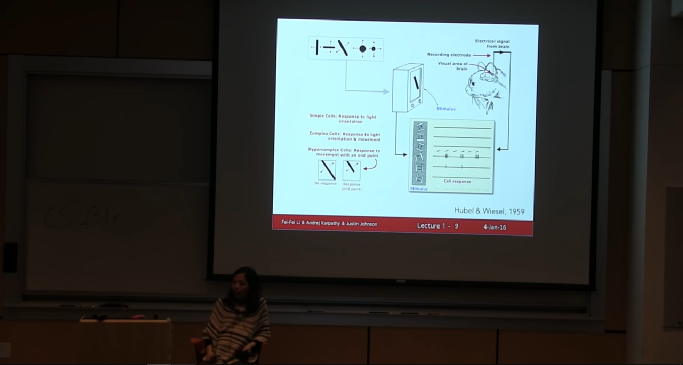
#> input picture pics/fei_fei_the_queen.png, 1365 x 729 px (shown at 1/2 size)
$ python -i methods.py   (imports and definitions only)   (older library calls are emulated)
#> lines starting #> are read from the running program, lines starting #| are printed output that depends on the picture; after the words box and inside, x2 and y2 are one past the last pixel; in counts of white or black regions, pixels touching at a corner belong together
#> further down, picture is the input picture: shape (729, 1365, 3); mean B, G, R 65.1, 66.8, 61
import cv2
import pafy
import numpy as np
from matplotlib import pyplot as plt
import imutils
from skimage.filters import threshold_local

# [1 line not run here, left out]
# [173 lines left out: functions youtube_download, face_recogntion, put_filter, video_face_filtering, video_face_detection, video_edit_and_save and 3 more, not called in this run]


def detect_board(img):
    image = img
    ratio = image.shape[0] / 500.0
#> ratio = 1.46
    orig = image.copy()
    image = imutils.resize(image, height=500)
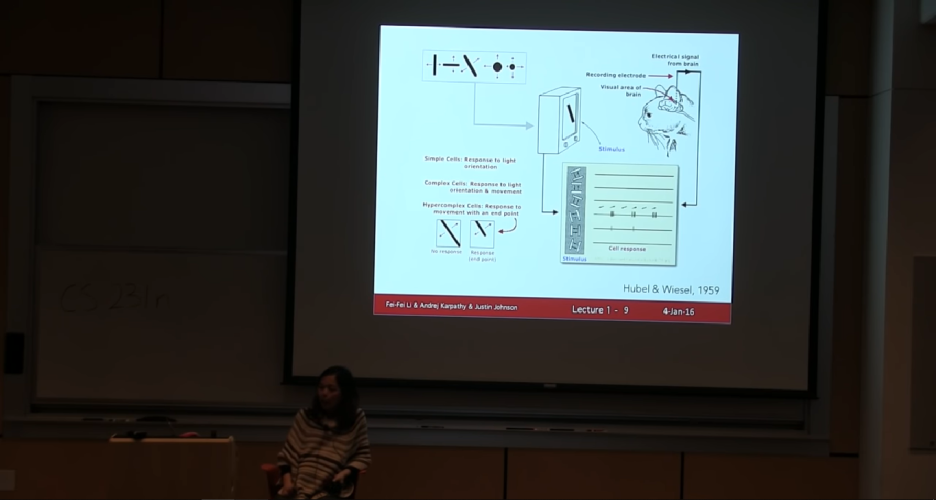
#> image: shape (500, 936, 3); mean B, G, R 65.1, 66.8, 61

    # convert the image to grayscale, blur it, and find edges
    # in the image
    gray = cv2.cvtColor(image, cv2.COLOR_BGR2GRAY)
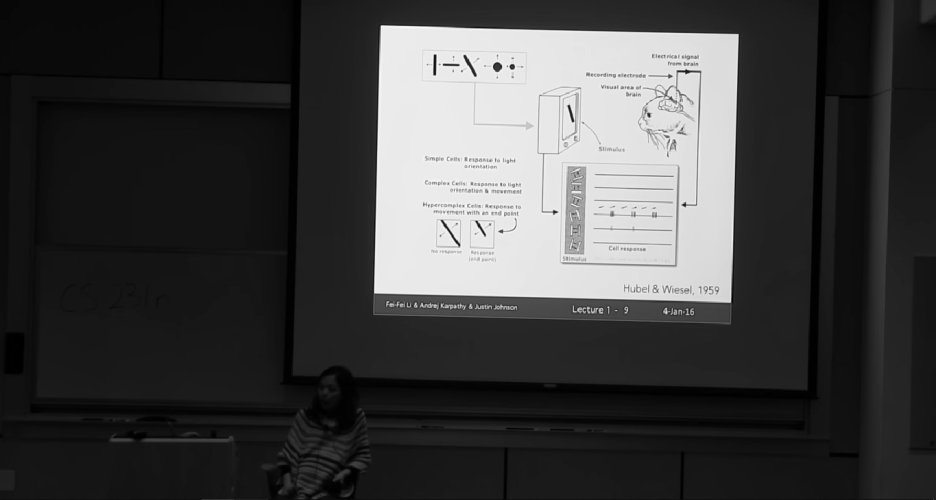
#> gray: shape (500, 936); min 0, max 251, mean 64.9
    gray = cv2.GaussianBlur(gray, (3, 3), 0)
    edged = cv2.Canny(gray, 0, 200)
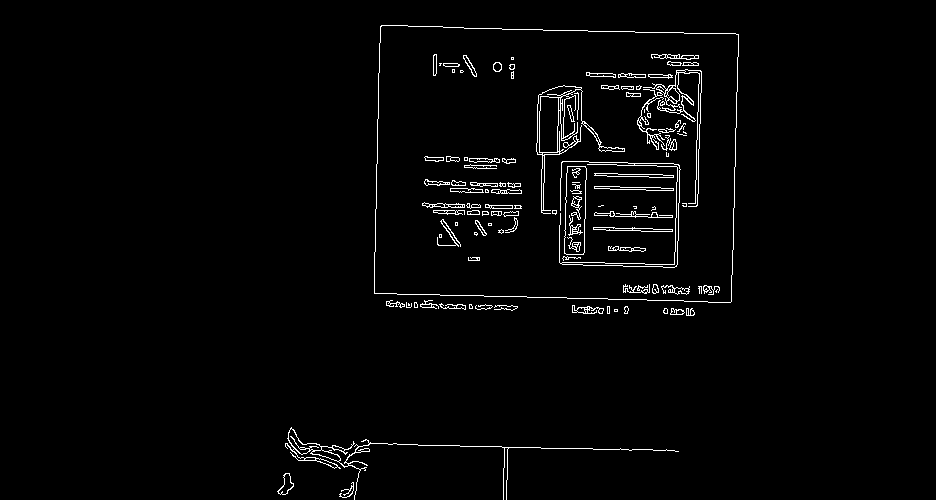
#> edged: shape (500, 936); 2.1% white in thin lines or dots, all inside (x1, y1, x2, y2) = (277, 25, 739, 500)

    # show the original image and the edge detected image
    print("STEP 1: Edge Detection")
    # find the contours in the edged image, keeping only the
    # largest ones, and initialize the screen contour
    cnts = cv2.findContours(edged.copy(), cv2.RETR_LIST, cv2.CHAIN_APPROX_SIMPLE)
#> cnts = 302 contours, 165 with area under 20; largest, box (x1, y1, x2, y2) and area: (374, 25, 739, 303) 95844, (374, 25, 739, 303) 95842, (536, 85, 625, 214) 2026, (564, 166, 587, 255) 1712, (564, 166, 587, 255) 1710
    cnts = cnts[0] if imutils.is_cv2() else cnts[1]
    cnts = sorted(cnts, key=cv2.contourArea, reverse=True)[:5]
#> cnts = 5 contours; box (x1, y1, x2, y2) and area: (374, 25, 739, 303) 95844, (374, 25, 739, 303) 95842, (536, 85, 625, 214) 2026, (564, 166, 587, 255) 1712, (564, 166, 587, 255) 1710

    # loop over the contours
    for c in cnts:
        # approximate the contour
        peri = cv2.arcLength(c, True)
        approx = cv2.approxPolyDP(c, 0.02 * peri, True)
        screenCnt = 0
        # if our approximated contour has four points, then we
        # can assume that we have found our screen
        if len(approx) == 4:
            screenCnt = approx
            break
#> this loop made 1 pass
#> (peri, screenCnt) on pass 1: (1262.7, [[380, 26], [374, 293], [731, 301], [738, 34]])

    if screenCnt is approx:
        # show the contour (outline) of the piece of paper
        print("STEP 2: Find contours of paper")
        cv2.drawContours(image, [screenCnt], -1, (0, 255, 0), 2)
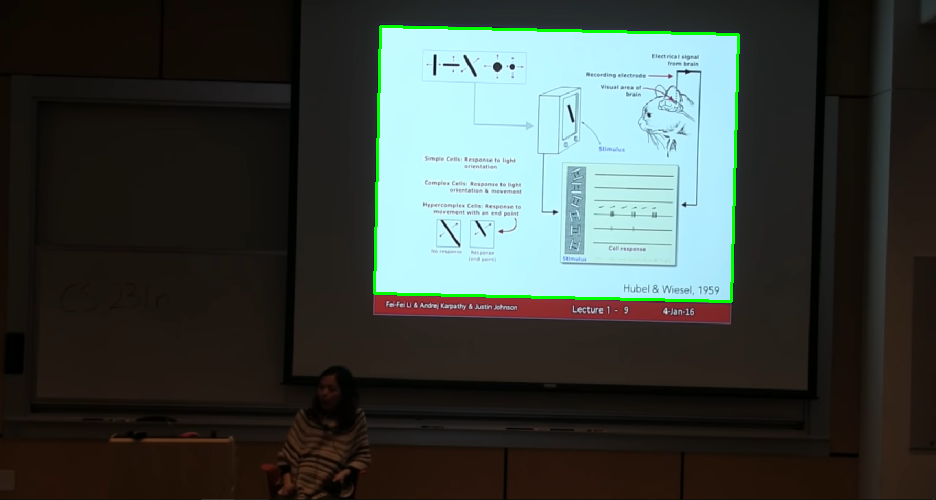
#> image: shape (500, 936, 3); 0.8% of pixels changed, all inside (x1, y1, x2, y2) = (373, 25, 740, 303)
        # cv2.imshow("Outline", image)
        # cv2.waitKey(0)
        # cv2.destroyAllWindows()
        return image, True
    return image, False


# [150 lines left out: functions video_face_detection_and_save, edge_detector, hough_transform_line_detection, segmentation, histogram, get_frames and 3 more, not called in this run]

>>> import cv2
>>> picture = cv2.imread('pics/fei_fei_the_queen.png')
>>> result = detect_board(picture)
